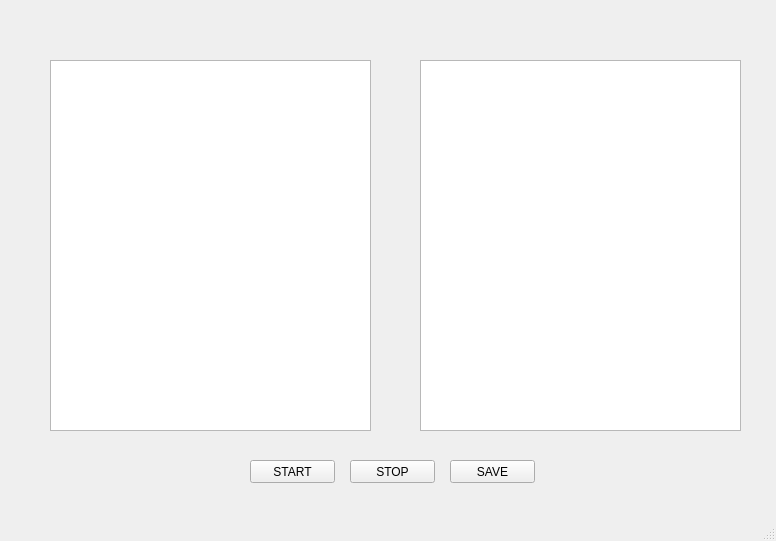
<?xml version="1.0" encoding="UTF-8"?>
<ui version="4.0">
 <class>MainWindow</class>
 <widget class="QMainWindow" name="MainWindow">
  <property name="geometry">
   <rect>
    <x>0</x>
    <y>0</y>
    <width>776</width>
    <height>541</height>
   </rect>
  </property>
  <property name="windowTitle">
   <string>MainWindow</string>
  </property>
  <widget class="QWidget" name="centralwidget">
   <widget class="PlotWidget" name="graphicsView">
    <property name="geometry">
     <rect>
      <x>50</x>
      <y>60</y>
      <width>321</width>
      <height>371</height>
     </rect>
    </property>
   </widget>
   <widget class="QPushButton" name="pushButton">
    <property name="geometry">
     <rect>
      <x>250</x>
      <y>460</y>
      <width>85</width>
      <height>23</height>
     </rect>
    </property>
    <property name="text">
     <string>START</string>
    </property>
   </widget>
   <widget class="QPushButton" name="pushButton_2">
    <property name="geometry">
     <rect>
      <x>350</x>
      <y>460</y>
      <width>85</width>
      <height>23</height>
     </rect>
    </property>
    <property name="text">
     <string>STOP</string>
    </property>
   </widget>
   <widget class="QPushButton" name="pushButton_3">
    <property name="geometry">
     <rect>
      <x>450</x>
      <y>460</y>
      <width>85</width>
      <height>23</height>
     </rect>
    </property>
    <property name="text">
     <string>SAVE</string>
    </property>
   </widget>
   <widget class="PlotWidget" name="graphicsView_2">
    <property name="geometry">
     <rect>
      <x>420</x>
      <y>60</y>
      <width>321</width>
      <height>371</height>
     </rect>
    </property>
   </widget>
  </widget>
  <widget class="QMenuBar" name="menubar">
   <property name="geometry">
    <rect>
     <x>0</x>
     <y>0</y>
     <width>776</width>
     <height>21</height>
    </rect>
   </property>
  </widget>
  <widget class="QStatusBar" name="statusbar"/>
 </widget>
 <customwidgets>
  <customwidget>
   <class>PlotWidget</class>
   <extends>QGraphicsView</extends>
   <header>pyqtgraph</header>
  </customwidget>
 </customwidgets>
 <resources/>
 <connections/>
</ui>
